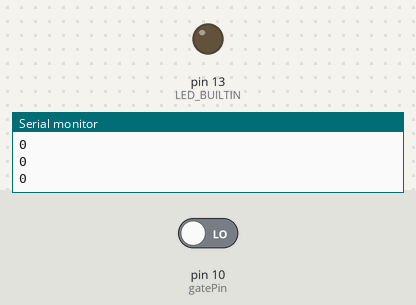
Bench run of a sketch on a simulated Arduino Uno, built with avr-gcc and run on an emulated ATmega328P. Shown: output pins drawn as LEDs (lit = HIGH), the last lines printed to the serial monitor. The test bench sets the inputs (shaded band); at power-on: pin 10 (gatePin) LOW.

Above: at 1.2 s.
1.3 s: pin 10 (gatePin) driven HIGH
At 1.8 s:
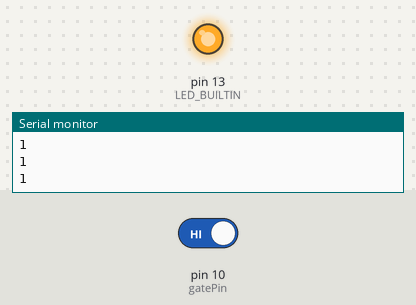
2.8 s: pin 10 (gatePin) driven LOW
At 4.2 s:
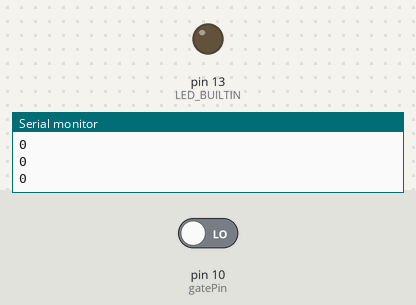
Timing chart, 0 to 5.8 s (numbered marks = the images above; inputs shaded):
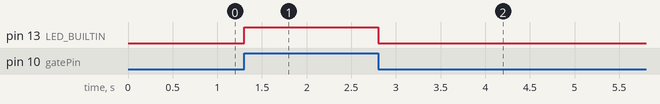

Measured:
- after the input at 1.3 s, pin 13 (LED_BUILTIN): LOW → HIGH at once
- after the input at 2.8 s, pin 13 (LED_BUILTIN): HIGH → LOW at once

The sketch:

photogate_MArk1.ino
```cpp
/*<Code stolen from <https://github.com/sparkfun/Photo_Interrupter_Breakout> used on https://www.youtube.com/watch?v=jNMb2Az-hIY&ab_channel=SparkFunElectronics
  Simple Sketch for getting started with Photo Interrupter Breakout */

//Declare libraries
#include <SoftwareSerial.h>

//Set pins
const int gatePin = 10;
int val;

void setup()
{
  //Set pin modes
  pinMode(13, OUTPUT);
  pinMode(gatePin, INPUT);
  Serial.begin(9600);
}

void loop()
{
  //Read photogate data
  val = digitalRead(gatePin);
  //Print photogate data in binary
  Serial.print(val);
  Serial.print("\n");

  //If photogate detects something, turn Teensy LED on
  if (val == HIGH) {
    digitalWrite(LED_BUILTIN, HIGH);
}

//Leave LED off otherwise
else
{
  digitalWrite(LED_BUILTIN, LOW);
}

delay(10);
}
```
